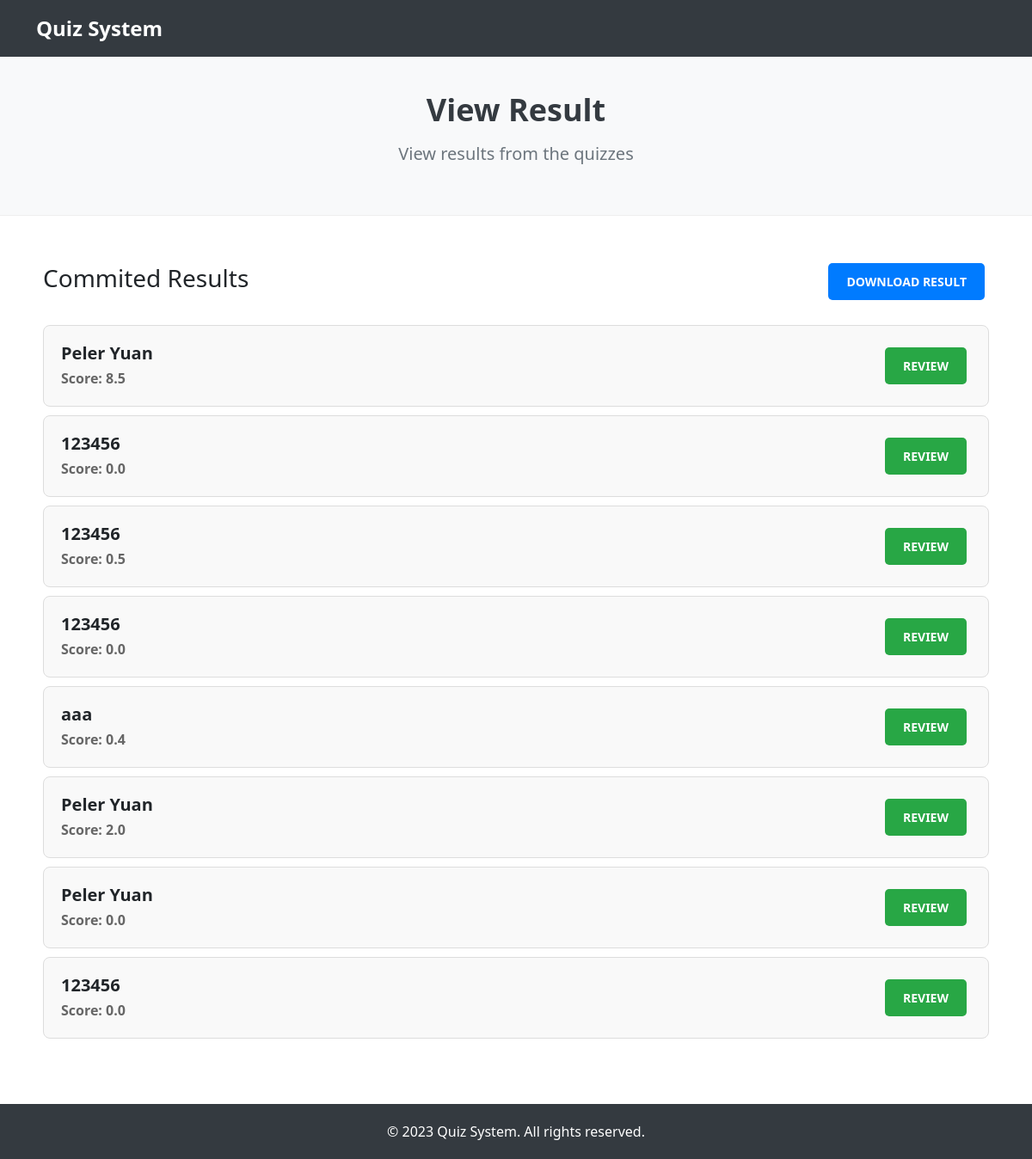
The app's page /result_manage/1 (signed in), older data.
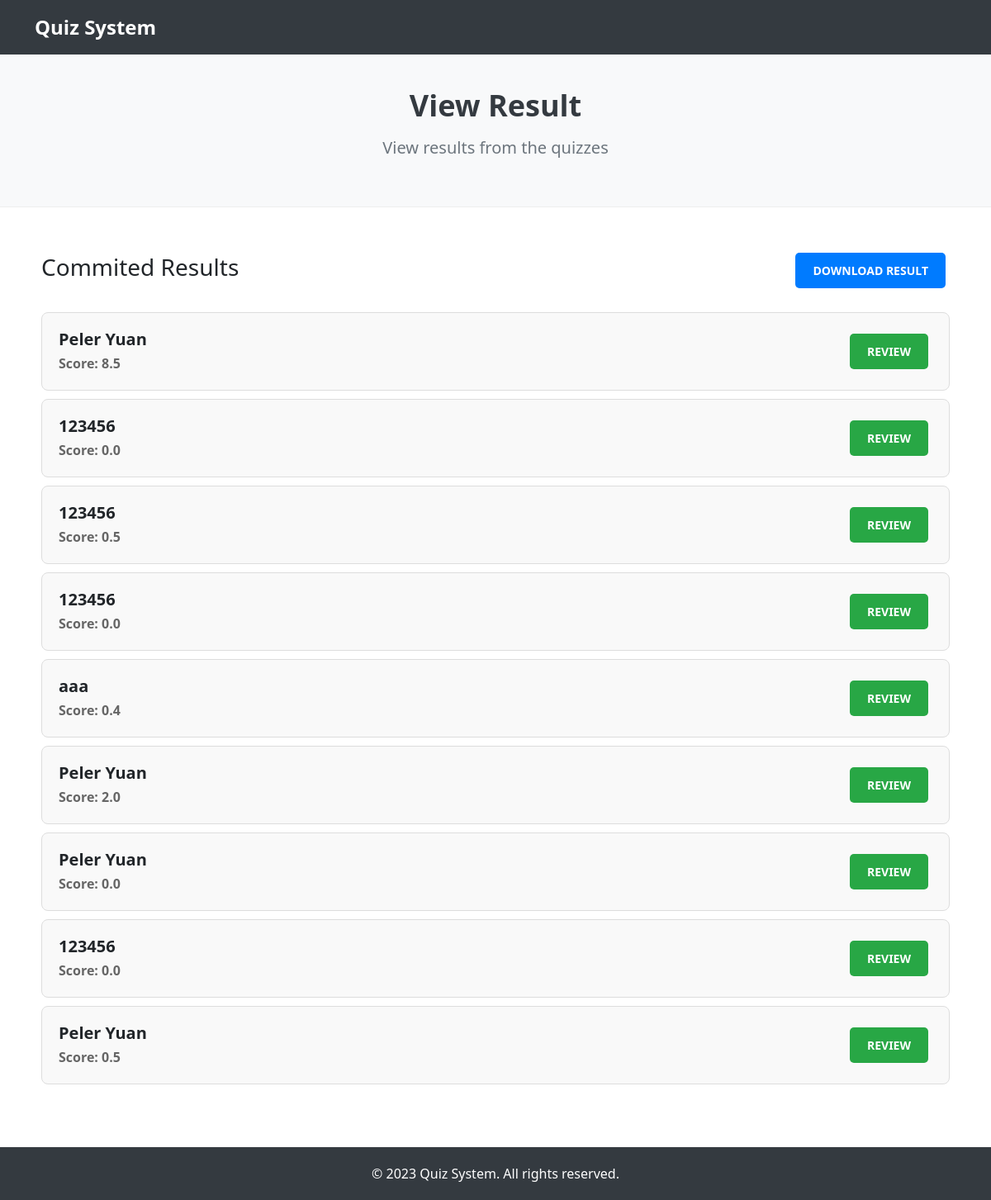
The same page, newer data.
### app.py (models this page shows, shortened)
class Result(db.Model):
    __tablename__ = 'result'
    id = db.Column(db.Integer, primary_key=True)
    entrance_id = db.Column(db.Integer, db.ForeignKey('entrance.id'))
    student_name = db.Column(db.String(256), unique=False, nullable=False)
    score = db.Column(db.Float, unique=False, nullable=False)
    file_path = db.Column(db.String(256), unique=False, nullable=False)

### app.py (the view)
@app.route('/result_manage/<entrance_id>')
def result_manage(entrance_id):
    if session.get('admin', False):
        results = []
        for result in Result.query.filter_by(entrance_id=entrance_id).all():
            results.append(
                {'id': result.id, 'entrance_id': result.entrance_id, 'student_name': result.student_name, 'score': result.score})
        return render_template('admin/manage_result.html', results=results, entrance_id=entrance_id)
    return redirect(url_for('admin_login'))

### templates/admin/manage_result.html (shortened to what this page needs)
<!DOCTYPE html>
<html lang="en">
<head>
    <link href="{{ url_for('static', filename='bootstrap.min.css') }}" rel="stylesheet">
</head>
<body>
    <nav class="navbar navbar-expand-lg navbar-dark navbar-custom">
        <div class="container">
            <a class="navbar-brand" href="{{ url_for('admin') }}">Quiz System</a>
        </div>
    </nav>
    <div class="wrapper">
        <div class="header-section">
            <div class="container">
                <h1 class="header-title">View Result</h1>
                <p class="header-subtitle">View results from the quizzes</p>
            </div>
        </div>
        <div class="container content-container">
            <div class="d-flex justify-content-between align-items-center mb-4">
                <h3>Commited Results</h3>
                <a href="{{ url_for('result_download', entrance_id=entrance_id) }}" class="btn btn-custom btn-add">Download Result</a>
            </div>
            <ul class="exam-list">
                {% for result in results %}
                    <li class="exam-item">
                        <div class="exam-info">
                            <h5 class="exam-title">{{ result['student_name'] }}</h5>
                            <b class="exam-subtitle">Score: {{ result['score'] }}</b>
                        </div>
                        <div class="exam-actions">
                            <a class="btn btn-custom btn-trial"
                               href="{{ url_for('review', result_id=result['id']) }}">Review</a>
                        </div>
                    </li>
                {% endfor %}
            </ul>
        </div>
    </div>
    <div class="footer-section">
        <div class="container">
            <p class="footer-text">&copy; 2023 Quiz System. All rights reserved.</p>
        </div>
    </div>
</body>
</html>

### templates/admin/manage_result.html (style rules this page uses)
html, body { height: 100%; margin: 0; display: flex; flex-direction: column; }
.wrapper { flex: 1; }
.navbar-custom { background-color: #343a40; padding: 10px 0; }
.navbar-brand { font-size: 24px; font-weight: bold; }
.header-section { background-color: #f8f9fa; color: #343a40; padding: 40px 0; text-align: center; margin-bottom: 30px; border-bottom: 1px solid #eee; }
.header-title { font-size: 36px; font-weight: bold; margin-bottom: 15px; }
.header-subtitle { font-size: 20px; font-weight: 300; color: #6c757d; }
.exam-list { list-style: none; padding: 0; }
.exam-item { display: flex; justify-content: space-between; align-items: center; border: 1px solid #ddd; border-radius: 8px; padding: 20px; margin: 10px 0; background-color: #f9f9f9; transition: transform 0.2s; }
.exam-info { flex: 1; }
.exam-title { font-size: 20px; font-weight: bold; margin-bottom: 5px; }
.exam-subtitle { font-size: 16px; color: #666; }
.btn-custom { margin: 5px; padding: 10px 20px; border-radius: 5px; font-size: 14px; font-weight: bold; text-transform: uppercase; }
.btn-trial { background-color: #28a745; color: white; }
.btn-add { background-color: #007bff; color: white; }
.footer-section { background-color: #343a40; color: white; padding: 20px 0; text-align: center; margin-top: 40px; }
.footer-text { margin: 0; font-size: 16px; }
.content-container { padding: 20px; }

Row changes from the older to the newer data that the page shows:
added Result: student_name "Peler Yuan", score "0.5"
